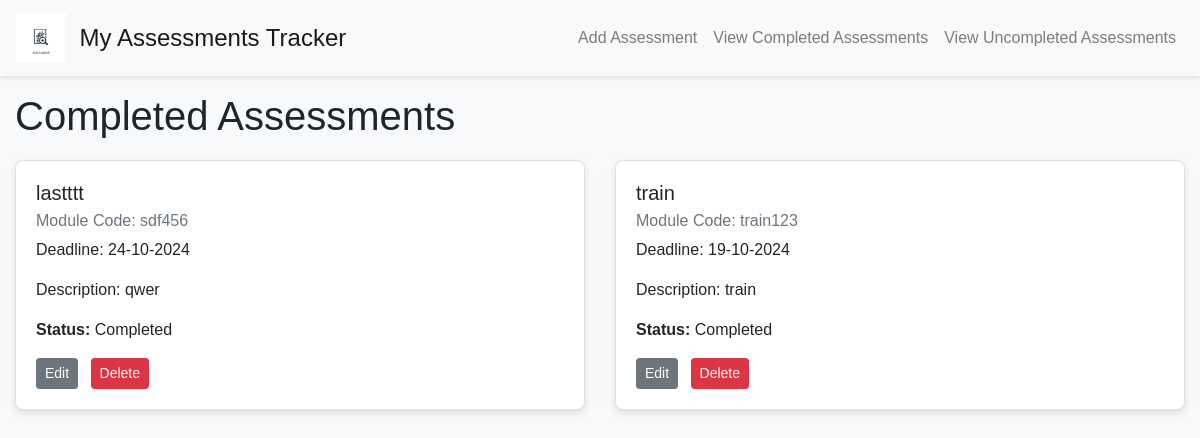
Page /view_completed on the earlier database version.
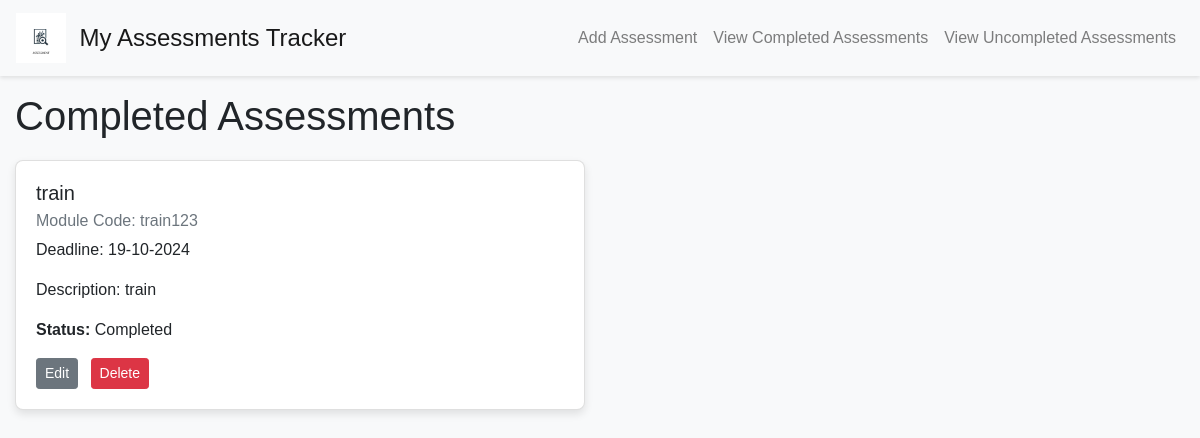
Same page on the later database version.
### app/models.py (models this page shows)
class Assessment(db.Model):
    id = db.Column(db.Integer, primary_key=True)
    title = db.Column(db.String(100), nullable=False)
    module_code = db.Column(db.String(20), nullable=False)
    deadline_date = db.Column(db.DateTime, nullable=False)
    description = db.Column(db.Text, nullable=False)
    is_complete = db.Column(db.Boolean, default=False)

### app/views.py (the view)
@app.route('/view_completed')
def view_completed():
    completed_assessments = Assessment.query.filter_by(is_complete=True).all()
    return render_template('view_completed.html', title='Completed Assessments', assessments=completed_assessments)

### app/templates/view_completed.html (shortened to what this page needs)
<!DOCTYPE html>
<html lang="en">
{% extends "base.html" %}
{% block content %}
  <h1>Completed Assessments</h1>
  <div class="assessment-list">
    {% if assessments %}
      <div class="row">
        {% for assessment in assessments %}
          <div class="col-md-6 mb-4">
            <div class="card">
              <div class="card-body">
                <h5 class="card-title">{{ assessment.title }}</h5>
                <h6 class="card-subtitle mb-2 text-muted">Module Code: {{ assessment.module_code }}</h6>
                <p class="card-text">Deadline: {{ assessment.deadline_date.strftime('%d-%m-%Y') }}</p>
                <p class="card-text">Description: {{ assessment.description }}</p>
                <p class="card-text"><strong>Status:</strong> Completed</p>
                <a href="{{ url_for('edit_assessment', assessment_id=assessment.id, next=request.endpoint) }}" class="btn btn-secondary btn-sm mr-2">Edit</a>
                <form action="{{ url_for('delete_assessment', assessment_id=assessment.id) }}" method="post" style="display:inline;">
                  <button type="submit" class="btn btn-danger btn-sm">Delete</button>
                </form>
              </div>
            </div>
          </div>
        {% endfor %}
      </div>
    {% else %}
      <div class="alert alert-info">
        <p>All assessments are currently incomplete.</p>
        <a href="{{ url_for('view_uncompleted') }}" class="btn btn-primary">View Uncompleted Assessments</a>
      </div>
    {% endif %}
  </div>
{% endblock %}

Differences in the rows shown:
no longer on this page (row edited): Assessment: title "lastttt", module_code "sdf456", deadline_date "24-10-2024", description "qwer"
